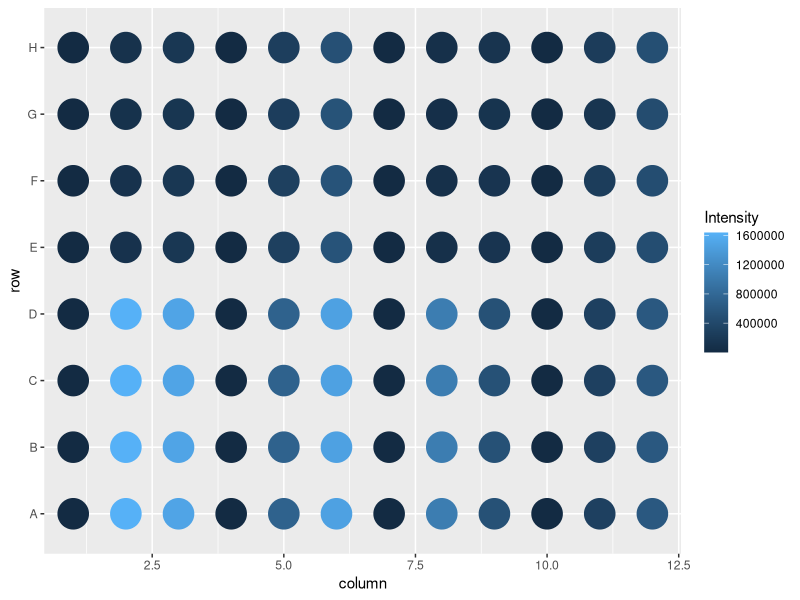
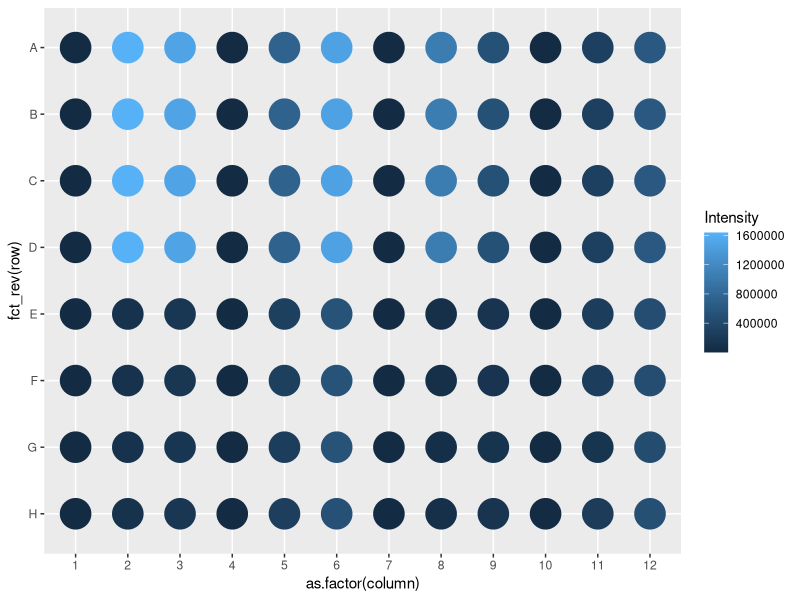
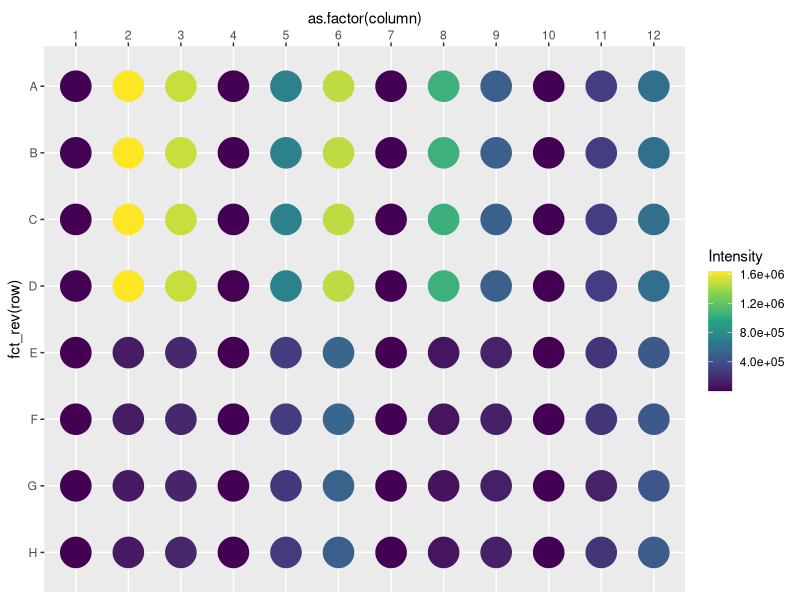
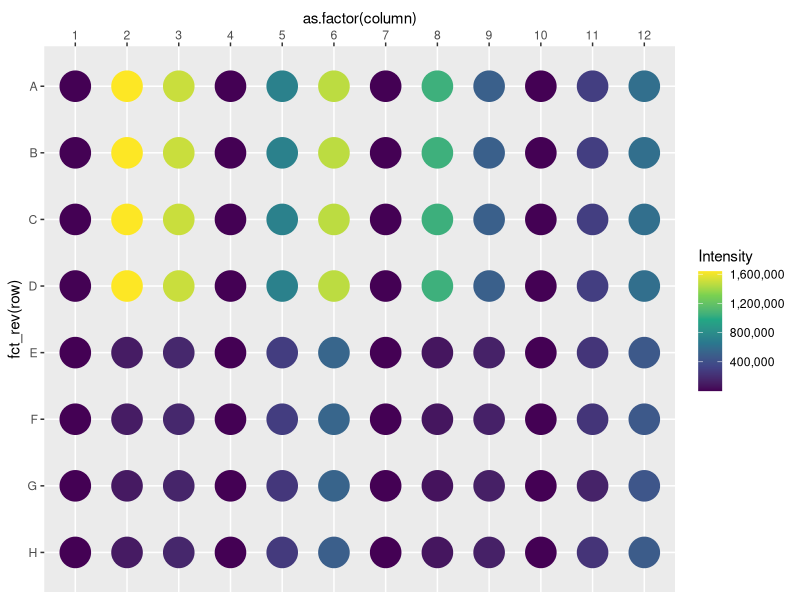
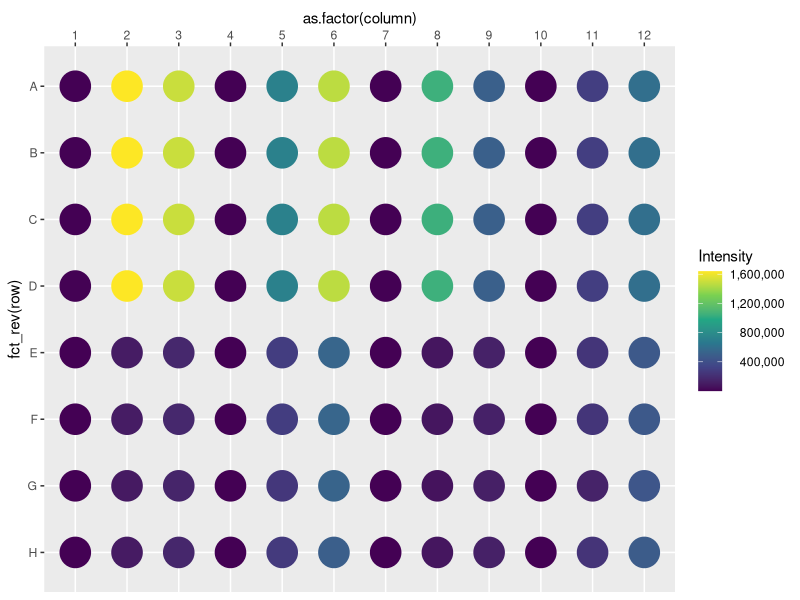
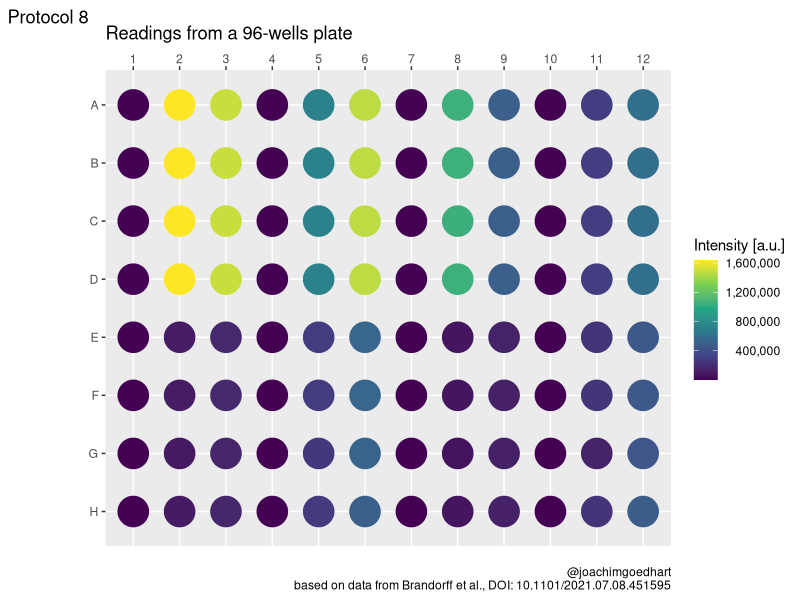
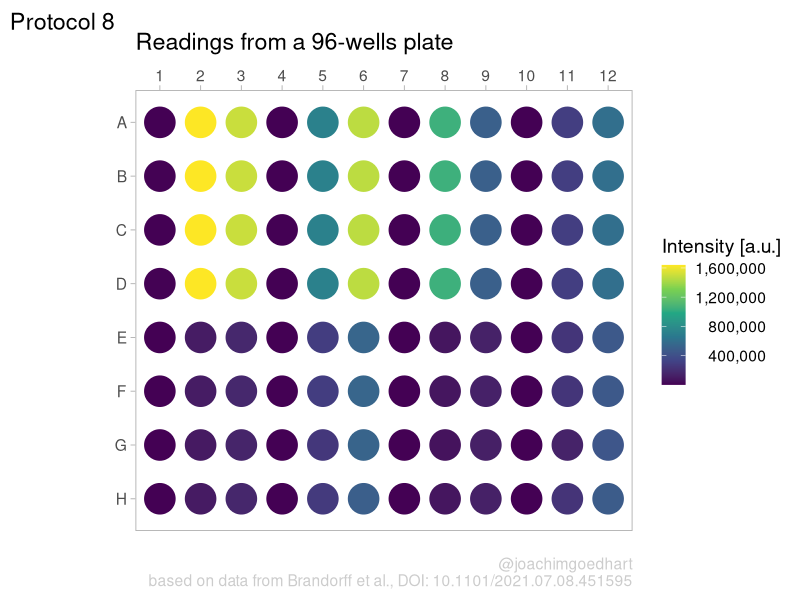
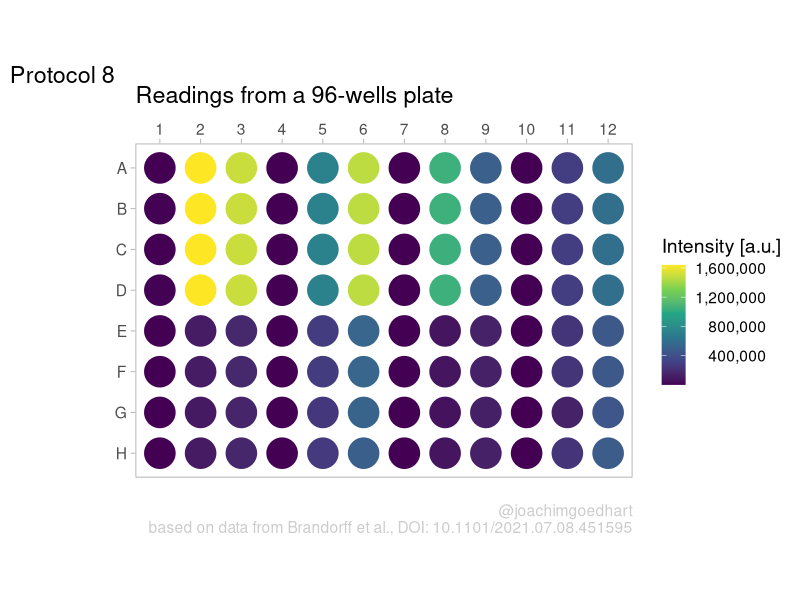

These charts were generated, in order, by the following R code:
## ---- chunk 1
library(tidyverse)
## ---- chunk 2
df_8 <- read.csv("df_tidy_wells.csv")
head(df_8)
## ---- chunk 3
ggplot(data=df_8, aes(x=column, y=row)) +
geom_point(aes(color=Intensity), size=10)
## ---- chunk 4
p <- ggplot(data=df_8, aes(x=as.factor(column), y=fct_rev(row))) +
  geom_point(aes(color=Intensity), size=10)
p
## ---- chunk 5
  p <- p + scale_x_discrete(position = "top") +
  scale_color_viridis_c(label = scales::scientific)
p
## ---- chunk 6
  p <- p + scale_x_discrete(position = "top") +
  scale_color_viridis_c(label = scales::comma)
p
## ---- chunk 7
p <- p + theme(legend.text.align = 1)
p
## ---- chunk 8
p <-
  p + labs(
    title = "Readings from a 96-wells plate",
    subtitle = NULL,
    x = NULL,
    y = NULL,
    caption = "\n@joachimgoedhart\nbased on data from Brandorff et al., DOI: 10.1101/2021.07.08.451595",
    color= 'Intensity [a.u.]',
    tag = "Protocol 8"
  ) 
p
## ---- chunk 9
p <- p + theme_light(base_size = 14)
## ---- chunk 10
p <- p + theme(legend.text.align = 1)
## ---- chunk 11
p <- p + theme(plot.caption = element_text(color = "grey80"),
               plot.subtitle = element_text(color = "grey50", face = "italic"),
               #Remove the grid
               panel.grid.major = element_blank(),
               panel.grid.minor = element_blank()
)
## ---- chunk 12
p
## ---- chunk 13
png(file=paste0("Protocol_08.png"), width = 3000, height = 2000, units = "px", res = 400)
 p + coord_fixed()
dev.off()
